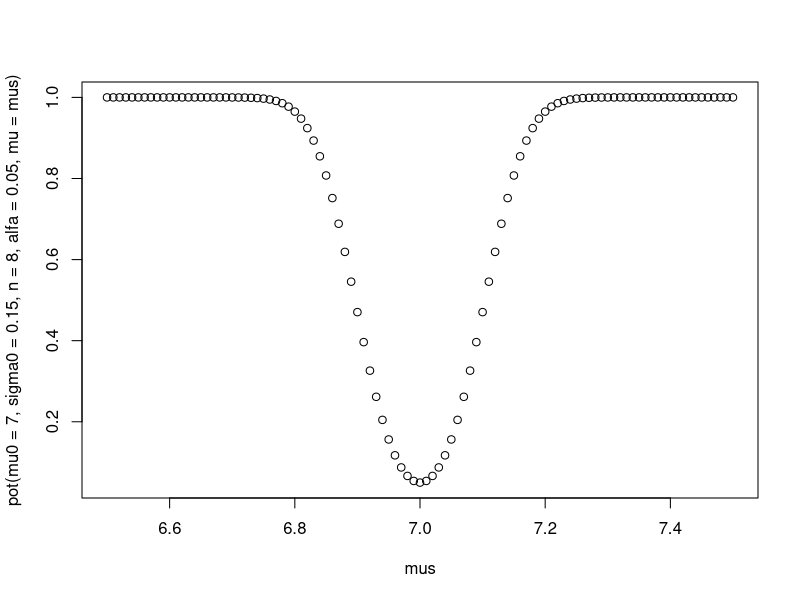

Source code (R):
# Ejercicio 1 ####

## a ####
x <- c(6.90, 7.10, 7.20, 7.07, 7.15, 7.04, 7.18, 6.95)
mu0 <- 7
sigma0 <- 0.15
n <- length(x)
alfa <- 0.05

t <- sqrt(n) * abs(mean(x)-mu0)/sigma0
t
cuantil <- qnorm(1-alfa/2)
cuantil
t>cuantil

## b ####
# Miremos la potencia

mus <- seq(6.5, 7.5, .01)
pot <- function(mu0, sigma0, n, alfa, mu) {
  1 - (pnorm(qnorm(1-alfa/2)+sqrt(n) * (mu0-mu)/sigma0) - pnorm(qnorm(alfa/2)+sqrt(n) * (mu0-mu)/sigma0))
}
plot(mus, pot(mu0 = 7, sigma0 = 0.15, n = 8, alfa = .05, mu = mus))

# El error de tipo II es 1-potencia
1 - pot(mu0 = 7, sigma0 = 0.15, n = 8, alfa = .05, mu = 7.1)

## c ####
pot(mu0 = 7, sigma0 = 0.15, n = 8, alfa = .05, mu = 7.1)
pot(mu0 = 7, sigma0 = 0.15, n = 8, alfa = .05, mu = 6.9)
# Como es de esperarse, la potencia es simétrica.
# El test no cumple con la potencia deseada

# Voy a buscar el mínimo con r para encontrar el n mínimo
target <- function(n) {
  abs(pot(mu0 = 7, sigma0 = .15, n = n, alfa = .05, mu = 7.1) - .8)
}

ceiling(optim(par = c(10), target )$par)

## Ejercicio 2 ####
mu0 <- 18
n <- 12
x <- c(21, 18, 19, 16, 18, 24, 22, 19, 24, 14, 18, 15)
x_mean <- mean(x)
x_mean
S <- sd(x)
alfa <- .08

cuantil <- qt(df = n-1, p = 1-alfa)

## Ejercicio 3 ####
## a ####

mu0 <- 0.7
x_media <- 0.85
S <- 0.05
n <- 12
alfa <- .05

t <- sqrt(n) * abs(x_media-mu0)/S
t
cuantil <- qt(df = n-1, p = 1-alfa/2)
cuantil
t > cuantil

2*(1-pt(df = n-1, q =t))

## b ####
n <- 12
sigma0 <- 0.03
t <- (n-1) * (S/sigma0)^2
t
cuantil <- qchisq(df = 12, p = .95)
cuantil

1-pchisq(df = 12, q = t)

## Ejercicio 5 ####
n <- 3*60*60
x_mean <- 5029/n
alfa <- .01
cuantil <- qchisq(df = 1, p = 1-alfa)
cuantil
lambda0 <- .5

t <- 2*n * (lambda0 - x_mean - x_mean * log(lambda0/x_mean))
t
t > cuantil

p_valor <- 1 - pchisq(df = 1, q = t)
p_valor
